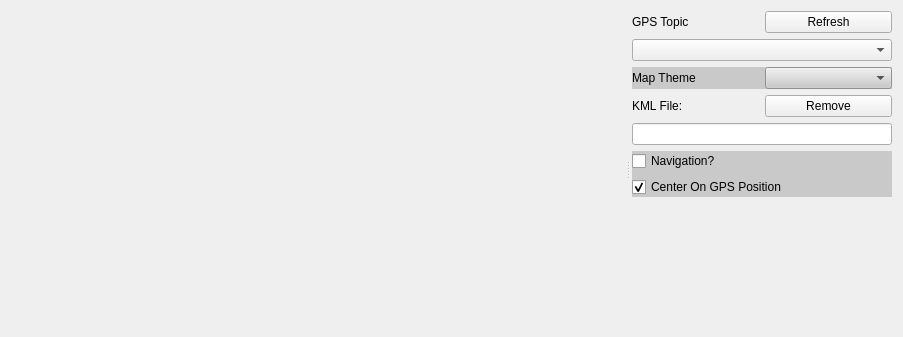
<?xml version="1.0" encoding="UTF-8"?>
<ui version="4.0">
 <class>MarblePluginWidget</class>
 <widget class="QWidget" name="MarblePluginWidget">
  <property name="geometry">
   <rect>
    <x>0</x>
    <y>0</y>
    <width>903</width>
    <height>337</height>
   </rect>
  </property>
  <property name="windowTitle">
   <string>Form</string>
  </property>
  <layout class="QHBoxLayout" name="_layout_h_view">
   <item>
    <widget class="QSplitter" name="_splitter_h_top">
     <property name="sizePolicy">
      <sizepolicy hsizetype="Preferred" vsizetype="Preferred">
       <horstretch>0</horstretch>
       <verstretch>0</verstretch>
      </sizepolicy>
     </property>
     <property name="orientation">
      <enum>Qt::Horizontal</enum>
     </property>
     <property name="handleWidth">
      <number>9</number>
     </property>
     <widget class="Marble::MarbleWidget" name="marble_widget" native="true">
      <property name="minimumSize">
       <size>
        <width>400</width>
        <height>0</height>
       </size>
      </property>
      <property name="toolTip">
       <string>The Earth</string>
      </property>
      <property name="whatsThis">
       <string>The Marble widget displays a virtual globe.</string>
      </property>
     </widget>
     <widget class="QWidget" name="_grid_widget">
      <layout class="QGridLayout" name="gridLayout">
       <item row="0" column="0">
        <layout class="QVBoxLayout" name="_vlayout_gps_topic">
         <item>
          <layout class="QHBoxLayout" name="horizontalLayout">
           <item>
            <widget class="QLabel" name="_label_gps_topic">
             <property name="text">
              <string>GPS Topic</string>
             </property>
            </widget>
           </item>
           <item>
            <widget class="QPushButton" name="_gpstopic_refresh_button">
             <property name="text">
              <string>Refresh</string>
             </property>
            </widget>
           </item>
          </layout>
         </item>
         <item>
          <widget class="QComboBox" name="_gpstopic_combobox">
           <property name="minimumSize">
            <size>
             <width>100</width>
             <height>0</height>
            </size>
           </property>
          </widget>
         </item>
        </layout>
       </item>
       <item row="1" column="0">
        <widget class="QFrame" name="_frame_vlayout_map_theme">
         <property name="palette">
          <palette>
           <active>
            <colorrole role="WindowText">
             <brush brushstyle="SolidPattern">
              <color alpha="255">
               <red>0</red>
               <green>0</green>
               <blue>0</blue>
              </color>
             </brush>
            </colorrole>
            <colorrole role="Button">
             <brush brushstyle="SolidPattern">
              <color alpha="255">
               <red>202</red>
               <green>201</green>
               <blue>201</blue>
              </color>
             </brush>
            </colorrole>
            <colorrole role="Light">
             <brush brushstyle="SolidPattern">
              <color alpha="255">
               <red>255</red>
               <green>255</green>
               <blue>255</blue>
              </color>
             </brush>
            </colorrole>
            <colorrole role="Midlight">
             <brush brushstyle="SolidPattern">
              <color alpha="255">
               <red>228</red>
               <green>228</green>
               <blue>228</blue>
              </color>
             </brush>
            </colorrole>
            <colorrole role="Dark">
             <brush brushstyle="SolidPattern">
              <color alpha="255">
               <red>101</red>
               <green>100</green>
               <blue>100</blue>
              </color>
             </brush>
            </colorrole>
            <colorrole role="Mid">
             <brush brushstyle="SolidPattern">
              <color alpha="255">
               <red>135</red>
               <green>134</green>
               <blue>134</blue>
              </color>
             </brush>
            </colorrole>
            <colorrole role="Text">
             <brush brushstyle="SolidPattern">
              <color alpha="255">
               <red>0</red>
               <green>0</green>
               <blue>0</blue>
              </color>
             </brush>
            </colorrole>
            <colorrole role="BrightText">
             <brush brushstyle="SolidPattern">
              <color alpha="255">
               <red>255</red>
               <green>255</green>
               <blue>255</blue>
              </color>
             </brush>
            </colorrole>
            <colorrole role="ButtonText">
             <brush brushstyle="SolidPattern">
              <color alpha="255">
               <red>0</red>
               <green>0</green>
               <blue>0</blue>
              </color>
             </brush>
            </colorrole>
            <colorrole role="Base">
             <brush brushstyle="SolidPattern">
              <color alpha="255">
               <red>255</red>
               <green>255</green>
               <blue>255</blue>
              </color>
             </brush>
            </colorrole>
            <colorrole role="Window">
             <brush brushstyle="SolidPattern">
              <color alpha="255">
               <red>202</red>
               <green>201</green>
               <blue>201</blue>
              </color>
             </brush>
            </colorrole>
            <colorrole role="Shadow">
             <brush brushstyle="SolidPattern">
              <color alpha="255">
               <red>0</red>
               <green>0</green>
               <blue>0</blue>
              </color>
             </brush>
            </colorrole>
            <colorrole role="AlternateBase">
             <brush brushstyle="SolidPattern">
              <color alpha="255">
               <red>228</red>
               <green>228</green>
               <blue>228</blue>
              </color>
             </brush>
            </colorrole>
            <colorrole role="ToolTipBase">
             <brush brushstyle="SolidPattern">
              <color alpha="255">
               <red>255</red>
               <green>255</green>
               <blue>220</blue>
              </color>
             </brush>
            </colorrole>
            <colorrole role="ToolTipText">
             <brush brushstyle="SolidPattern">
              <color alpha="255">
               <red>0</red>
               <green>0</green>
               <blue>0</blue>
              </color>
             </brush>
            </colorrole>
           </active>
           <inactive>
            <colorrole role="WindowText">
             <brush brushstyle="SolidPattern">
              <color alpha="255">
               <red>0</red>
               <green>0</green>
               <blue>0</blue>
              </color>
             </brush>
            </colorrole>
            <colorrole role="Button">
             <brush brushstyle="SolidPattern">
              <color alpha="255">
               <red>202</red>
               <green>201</green>
               <blue>201</blue>
              </color>
             </brush>
            </colorrole>
            <colorrole role="Light">
             <brush brushstyle="SolidPattern">
              <color alpha="255">
               <red>255</red>
               <green>255</green>
               <blue>255</blue>
              </color>
             </brush>
            </colorrole>
            <colorrole role="Midlight">
             <brush brushstyle="SolidPattern">
              <color alpha="255">
               <red>228</red>
               <green>228</green>
               <blue>228</blue>
              </color>
             </brush>
            </colorrole>
            <colorrole role="Dark">
             <brush brushstyle="SolidPattern">
              <color alpha="255">
               <red>101</red>
               <green>100</green>
               <blue>100</blue>
              </color>
             </brush>
            </colorrole>
            <colorrole role="Mid">
             <brush brushstyle="SolidPattern">
              <color alpha="255">
               <red>135</red>
               <green>134</green>
               <blue>134</blue>
              </color>
             </brush>
            </colorrole>
            <colorrole role="Text">
             <brush brushstyle="SolidPattern">
              <color alpha="255">
               <red>0</red>
               <green>0</green>
               <blue>0</blue>
              </color>
             </brush>
            </colorrole>
            <colorrole role="BrightText">
             <brush brushstyle="SolidPattern">
              <color alpha="255">
               <red>255</red>
               <green>255</green>
               <blue>255</blue>
              </color>
             </brush>
            </colorrole>
            <colorrole role="ButtonText">
             <brush brushstyle="SolidPattern">
              <color alpha="255">
               <red>0</red>
               <green>0</green>
               <blue>0</blue>
              </color>
             </brush>
            </colorrole>
            <colorrole role="Base">
             <brush brushstyle="SolidPattern">
              <color alpha="255">
               <red>255</red>
               <green>255</green>
               <blue>255</blue>
              </color>
             </brush>
            </colorrole>
            <colorrole role="Window">
             <brush brushstyle="SolidPattern">
              <color alpha="255">
               <red>202</red>
               <green>201</green>
               <blue>201</blue>
              </color>
             </brush>
            </colorrole>
            <colorrole role="Shadow">
             <brush brushstyle="SolidPattern">
              <color alpha="255">
               <red>0</red>
               <green>0</green>
               <blue>0</blue>
              </color>
             </brush>
            </colorrole>
            <colorrole role="AlternateBase">
             <brush brushstyle="SolidPattern">
              <color alpha="255">
               <red>228</red>
               <green>228</green>
               <blue>228</blue>
              </color>
             </brush>
            </colorrole>
            <colorrole role="ToolTipBase">
             <brush brushstyle="SolidPattern">
              <color alpha="255">
               <red>255</red>
               <green>255</green>
               <blue>220</blue>
              </color>
             </brush>
            </colorrole>
            <colorrole role="ToolTipText">
             <brush brushstyle="SolidPattern">
              <color alpha="255">
               <red>0</red>
               <green>0</green>
               <blue>0</blue>
              </color>
             </brush>
            </colorrole>
           </inactive>
           <disabled>
            <colorrole role="WindowText">
             <brush brushstyle="SolidPattern">
              <color alpha="255">
               <red>101</red>
               <green>100</green>
               <blue>100</blue>
              </color>
             </brush>
            </colorrole>
            <colorrole role="Button">
             <brush brushstyle="SolidPattern">
              <color alpha="255">
               <red>202</red>
               <green>201</green>
               <blue>201</blue>
              </color>
             </brush>
            </colorrole>
            <colorrole role="Light">
             <brush brushstyle="SolidPattern">
              <color alpha="255">
               <red>255</red>
               <green>255</green>
               <blue>255</blue>
              </color>
             </brush>
            </colorrole>
            <colorrole role="Midlight">
             <brush brushstyle="SolidPattern">
              <color alpha="255">
               <red>228</red>
               <green>228</green>
               <blue>228</blue>
              </color>
             </brush>
            </colorrole>
            <colorrole role="Dark">
             <brush brushstyle="SolidPattern">
              <color alpha="255">
               <red>101</red>
               <green>100</green>
               <blue>100</blue>
              </color>
             </brush>
            </colorrole>
            <colorrole role="Mid">
             <brush brushstyle="SolidPattern">
              <color alpha="255">
               <red>135</red>
               <green>134</green>
               <blue>134</blue>
              </color>
             </brush>
            </colorrole>
            <colorrole role="Text">
             <brush brushstyle="SolidPattern">
              <color alpha="255">
               <red>101</red>
               <green>100</green>
               <blue>100</blue>
              </color>
             </brush>
            </colorrole>
            <colorrole role="BrightText">
             <brush brushstyle="SolidPattern">
              <color alpha="255">
               <red>255</red>
               <green>255</green>
               <blue>255</blue>
              </color>
             </brush>
            </colorrole>
            <colorrole role="ButtonText">
             <brush brushstyle="SolidPattern">
              <color alpha="255">
               <red>101</red>
               <green>100</green>
               <blue>100</blue>
              </color>
             </brush>
            </colorrole>
            <colorrole role="Base">
             <brush brushstyle="SolidPattern">
              <color alpha="255">
               <red>202</red>
               <green>201</green>
               <blue>201</blue>
              </color>
             </brush>
            </colorrole>
            <colorrole role="Window">
             <brush brushstyle="SolidPattern">
              <color alpha="255">
               <red>202</red>
               <green>201</green>
               <blue>201</blue>
              </color>
             </brush>
            </colorrole>
            <colorrole role="Shadow">
             <brush brushstyle="SolidPattern">
              <color alpha="255">
               <red>0</red>
               <green>0</green>
               <blue>0</blue>
              </color>
             </brush>
            </colorrole>
            <colorrole role="AlternateBase">
             <brush brushstyle="SolidPattern">
              <color alpha="255">
               <red>202</red>
               <green>201</green>
               <blue>201</blue>
              </color>
             </brush>
            </colorrole>
            <colorrole role="ToolTipBase">
             <brush brushstyle="SolidPattern">
              <color alpha="255">
               <red>255</red>
               <green>255</green>
               <blue>220</blue>
              </color>
             </brush>
            </colorrole>
            <colorrole role="ToolTipText">
             <brush brushstyle="SolidPattern">
              <color alpha="255">
               <red>0</red>
               <green>0</green>
               <blue>0</blue>
              </color>
             </brush>
            </colorrole>
           </disabled>
          </palette>
         </property>
         <property name="autoFillBackground">
          <bool>true</bool>
         </property>
         <layout class="QVBoxLayout" name="_vlayout_map_theme">
          <property name="margin">
           <number>0</number>
          </property>
          <item>
           <layout class="QHBoxLayout" name="horizontalLayout_2">
            <item>
             <widget class="QLabel" name="_label_map_theme">
              <property name="text">
               <string>Map Theme</string>
              </property>
             </widget>
            </item>
            <item>
             <widget class="QComboBox" name="_combobox_theme">
              <property name="minimumSize">
               <size>
                <width>100</width>
                <height>0</height>
               </size>
              </property>
             </widget>
            </item>
           </layout>
          </item>
         </layout>
        </widget>
       </item>
       <item row="3" column="0">
        <layout class="QVBoxLayout" name="_vlayout_kml">
         <item>
          <layout class="QHBoxLayout" name="horizontalLayout_3">
           <item>
            <widget class="QLabel" name="_label_kml">
             <property name="text">
              <string>KML File:</string>
             </property>
            </widget>
           </item>
           <item>
            <widget class="QPushButton" name="removeKMLButton">
             <property name="text">
              <string>Remove</string>
             </property>
            </widget>
           </item>
          </layout>
         </item>
         <item>
          <widget class="QLineEdit" name="lineEdit_kml">
           <property name="minimumSize">
            <size>
             <width>100</width>
             <height>0</height>
            </size>
           </property>
          </widget>
         </item>
        </layout>
       </item>
       <item row="4" column="0">
        <widget class="QFrame" name="_frame_vlayout_misc">
                 <property name="palette">
          <palette>
           <active>
            <colorrole role="WindowText">
             <brush brushstyle="SolidPattern">
              <color alpha="255">
               <red>0</red>
               <green>0</green>
               <blue>0</blue>
              </color>
             </brush>
            </colorrole>
            <colorrole role="Button">
             <brush brushstyle="SolidPattern">
              <color alpha="255">
               <red>202</red>
               <green>201</green>
               <blue>201</blue>
              </color>
             </brush>
            </colorrole>
            <colorrole role="Light">
             <brush brushstyle="SolidPattern">
              <color alpha="255">
               <red>255</red>
               <green>255</green>
               <blue>255</blue>
              </color>
             </brush>
            </colorrole>
            <colorrole role="Midlight">
             <brush brushstyle="SolidPattern">
              <color alpha="255">
               <red>228</red>
               <green>228</green>
               <blue>228</blue>
              </color>
             </brush>
            </colorrole>
            <colorrole role="Dark">
             <brush brushstyle="SolidPattern">
              <color alpha="255">
               <red>101</red>
               <green>100</green>
               <blue>100</blue>
              </color>
             </brush>
            </colorrole>
            <colorrole role="Mid">
             <brush brushstyle="SolidPattern">
              <color alpha="255">
               <red>135</red>
               <green>134</green>
               <blue>134</blue>
              </color>
             </brush>
            </colorrole>
            <colorrole role="Text">
             <brush brushstyle="SolidPattern">
              <color alpha="255">
               <red>0</red>
               <green>0</green>
               <blue>0</blue>
              </color>
             </brush>
            </colorrole>
            <colorrole role="BrightText">
             <brush brushstyle="SolidPattern">
              <color alpha="255">
               <red>255</red>
               <green>255</green>
               <blue>255</blue>
              </color>
             </brush>
            </colorrole>
            <colorrole role="ButtonText">
             <brush brushstyle="SolidPattern">
              <color alpha="255">
               <red>0</red>
               <green>0</green>
               <blue>0</blue>
              </color>
             </brush>
            </colorrole>
            <colorrole role="Base">
             <brush brushstyle="SolidPattern">
              <color alpha="255">
               <red>255</red>
               <green>255</green>
               <blue>255</blue>
              </color>
             </brush>
            </colorrole>
            <colorrole role="Window">
             <brush brushstyle="SolidPattern">
              <color alpha="255">
               <red>202</red>
               <green>201</green>
               <blue>201</blue>
              </color>
             </brush>
            </colorrole>
            <colorrole role="Shadow">
             <brush brushstyle="SolidPattern">
              <color alpha="255">
               <red>0</red>
               <green>0</green>
               <blue>0</blue>
              </color>
             </brush>
            </colorrole>
            <colorrole role="AlternateBase">
             <brush brushstyle="SolidPattern">
              <color alpha="255">
               <red>228</red>
               <green>228</green>
               <blue>228</blue>
              </color>
             </brush>
            </colorrole>
            <colorrole role="ToolTipBase">
             <brush brushstyle="SolidPattern">
              <color alpha="255">
               <red>255</red>
               <green>255</green>
               <blue>220</blue>
              </color>
             </brush>
            </colorrole>
            <colorrole role="ToolTipText">
             <brush brushstyle="SolidPattern">
              <color alpha="255">
               <red>0</red>
               <green>0</green>
               <blue>0</blue>
              </color>
             </brush>
            </colorrole>
           </active>
           <inactive>
            <colorrole role="WindowText">
             <brush brushstyle="SolidPattern">
              <color alpha="255">
               <red>0</red>
               <green>0</green>
               <blue>0</blue>
              </color>
             </brush>
            </colorrole>
            <colorrole role="Button">
             <brush brushstyle="SolidPattern">
              <color alpha="255">
               <red>202</red>
               <green>201</green>
               <blue>201</blue>
              </color>
             </brush>
            </colorrole>
            <colorrole role="Light">
             <brush brushstyle="SolidPattern">
              <color alpha="255">
               <red>255</red>
               <green>255</green>
               <blue>255</blue>
              </color>
             </brush>
            </colorrole>
            <colorrole role="Midlight">
             <brush brushstyle="SolidPattern">
              <color alpha="255">
               <red>228</red>
               <green>228</green>
               <blue>228</blue>
              </color>
             </brush>
            </colorrole>
            <colorrole role="Dark">
             <brush brushstyle="SolidPattern">
              <color alpha="255">
               <red>101</red>
               <green>100</green>
               <blue>100</blue>
              </color>
             </brush>
            </colorrole>
            <colorrole role="Mid">
             <brush brushstyle="SolidPattern">
              <color alpha="255">
               <red>135</red>
               <green>134</green>
               <blue>134</blue>
              </color>
             </brush>
            </colorrole>
            <colorrole role="Text">
             <brush brushstyle="SolidPattern">
              <color alpha="255">
               <red>0</red>
               <green>0</green>
               <blue>0</blue>
              </color>
             </brush>
            </colorrole>
            <colorrole role="BrightText">
             <brush brushstyle="SolidPattern">
              <color alpha="255">
               <red>255</red>
               <green>255</green>
               <blue>255</blue>
              </color>
             </brush>
            </colorrole>
            <colorrole role="ButtonText">
             <brush brushstyle="SolidPattern">
              <color alpha="255">
               <red>0</red>
               <green>0</green>
               <blue>0</blue>
              </color>
             </brush>
            </colorrole>
            <colorrole role="Base">
             <brush brushstyle="SolidPattern">
              <color alpha="255">
               <red>255</red>
               <green>255</green>
               <blue>255</blue>
              </color>
             </brush>
            </colorrole>
            <colorrole role="Window">
             <brush brushstyle="SolidPattern">
              <color alpha="255">
               <red>202</red>
               <green>201</green>
               <blue>201</blue>
              </color>
             </brush>
            </colorrole>
            <colorrole role="Shadow">
             <brush brushstyle="SolidPattern">
              <color alpha="255">
               <red>0</red>
               <green>0</green>
               <blue>0</blue>
              </color>
             </brush>
            </colorrole>
            <colorrole role="AlternateBase">
             <brush brushstyle="SolidPattern">
              <color alpha="255">
               <red>228</red>
               <green>228</green>
               <blue>228</blue>
              </color>
             </brush>
            </colorrole>
            <colorrole role="ToolTipBase">
             <brush brushstyle="SolidPattern">
              <color alpha="255">
               <red>255</red>
               <green>255</green>
               <blue>220</blue>
              </color>
             </brush>
            </colorrole>
            <colorrole role="ToolTipText">
             <brush brushstyle="SolidPattern">
              <color alpha="255">
               <red>0</red>
               <green>0</green>
               <blue>0</blue>
              </color>
             </brush>
            </colorrole>
           </inactive>
           <disabled>
            <colorrole role="WindowText">
             <brush brushstyle="SolidPattern">
              <color alpha="255">
               <red>101</red>
               <green>100</green>
               <blue>100</blue>
              </color>
             </brush>
            </colorrole>
            <colorrole role="Button">
             <brush brushstyle="SolidPattern">
              <color alpha="255">
               <red>202</red>
               <green>201</green>
               <blue>201</blue>
              </color>
             </brush>
            </colorrole>
            <colorrole role="Light">
             <brush brushstyle="SolidPattern">
              <color alpha="255">
               <red>255</red>
               <green>255</green>
               <blue>255</blue>
              </color>
             </brush>
            </colorrole>
            <colorrole role="Midlight">
             <brush brushstyle="SolidPattern">
              <color alpha="255">
               <red>228</red>
               <green>228</green>
               <blue>228</blue>
              </color>
             </brush>
            </colorrole>
            <colorrole role="Dark">
             <brush brushstyle="SolidPattern">
              <color alpha="255">
               <red>101</red>
               <green>100</green>
               <blue>100</blue>
              </color>
             </brush>
            </colorrole>
            <colorrole role="Mid">
             <brush brushstyle="SolidPattern">
              <color alpha="255">
               <red>135</red>
               <green>134</green>
               <blue>134</blue>
              </color>
             </brush>
            </colorrole>
            <colorrole role="Text">
             <brush brushstyle="SolidPattern">
              <color alpha="255">
               <red>101</red>
               <green>100</green>
               <blue>100</blue>
              </color>
             </brush>
            </colorrole>
            <colorrole role="BrightText">
             <brush brushstyle="SolidPattern">
              <color alpha="255">
               <red>255</red>
               <green>255</green>
               <blue>255</blue>
              </color>
             </brush>
            </colorrole>
            <colorrole role="ButtonText">
             <brush brushstyle="SolidPattern">
              <color alpha="255">
               <red>101</red>
               <green>100</green>
               <blue>100</blue>
              </color>
             </brush>
            </colorrole>
            <colorrole role="Base">
             <brush brushstyle="SolidPattern">
              <color alpha="255">
               <red>202</red>
               <green>201</green>
               <blue>201</blue>
              </color>
             </brush>
            </colorrole>
            <colorrole role="Window">
             <brush brushstyle="SolidPattern">
              <color alpha="255">
               <red>202</red>
               <green>201</green>
               <blue>201</blue>
              </color>
             </brush>
            </colorrole>
            <colorrole role="Shadow">
             <brush brushstyle="SolidPattern">
              <color alpha="255">
               <red>0</red>
               <green>0</green>
               <blue>0</blue>
              </color>
             </brush>
            </colorrole>
            <colorrole role="AlternateBase">
             <brush brushstyle="SolidPattern">
              <color alpha="255">
               <red>202</red>
               <green>201</green>
               <blue>201</blue>
              </color>
             </brush>
            </colorrole>
            <colorrole role="ToolTipBase">
             <brush brushstyle="SolidPattern">
              <color alpha="255">
               <red>255</red>
               <green>255</green>
               <blue>220</blue>
              </color>
             </brush>
            </colorrole>
            <colorrole role="ToolTipText">
             <brush brushstyle="SolidPattern">
              <color alpha="255">
               <red>0</red>
               <green>0</green>
               <blue>0</blue>
              </color>
             </brush>
            </colorrole>
           </disabled>
          </palette>
         </property>
         <property name="autoFillBackground">
          <bool>true</bool>
         </property>
         <layout class="QVBoxLayout" name="_vlayout_misc">
          <property name="margin">
           <number>0</number>
          </property>
          <item>
           <widget class="QCheckBox" name="_checkbox_navigation">
            <property name="text">
             <string>Navigation?</string>
            </property>
            <property name="checked">
             <bool>false</bool>
            </property>
           </widget>
          </item>
          <item>
           <widget class="QCheckBox" name="_checkBox_centering">
            <property name="text">
             <string>Center On GPS Position</string>
            </property>
            <property name="checked">
             <bool>true</bool>
            </property>
           </widget>
          </item>
         </layout>
        </widget>
       </item>
       <item row="5" column="0">
        <spacer name="verticalSpacer">
         <property name="orientation">
          <enum>Qt::Vertical</enum>
         </property>
         <property name="sizeHint" stdset="0">
          <size>
           <width>20</width>
           <height>40</height>
          </size>
         </property>
        </spacer>
       </item>
      </layout>
     </widget>
    </widget>
   </item>
  </layout>
 </widget>
 <customwidgets>
  <customwidget>
   <class>Marble::MarbleWidget</class>
   <extends>QWidget</extends>
   <header>marble/MarbleWidget.h</header>
  </customwidget>
 </customwidgets>
 <resources/>
 <connections/>
</ui>
